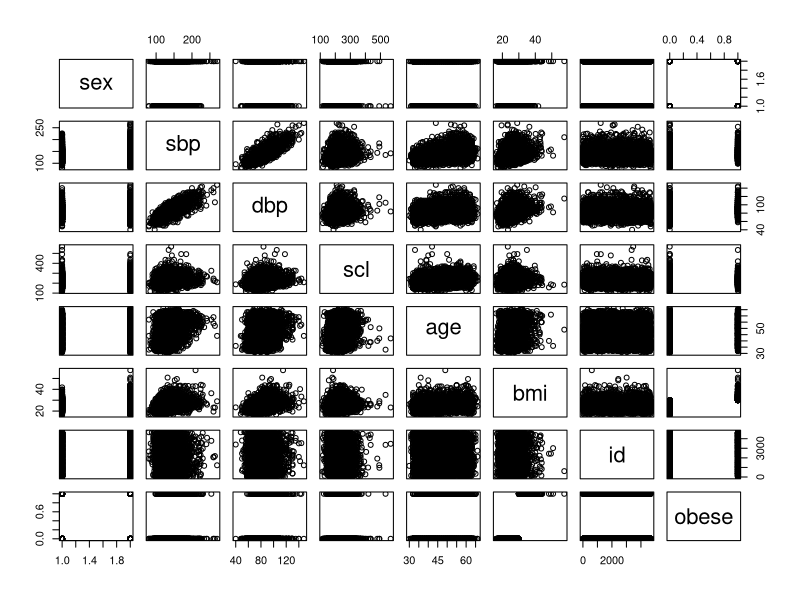
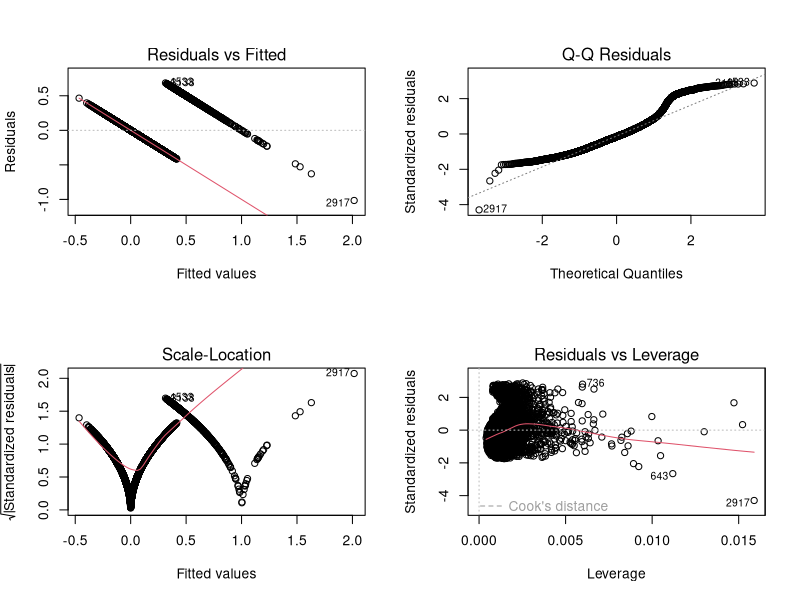
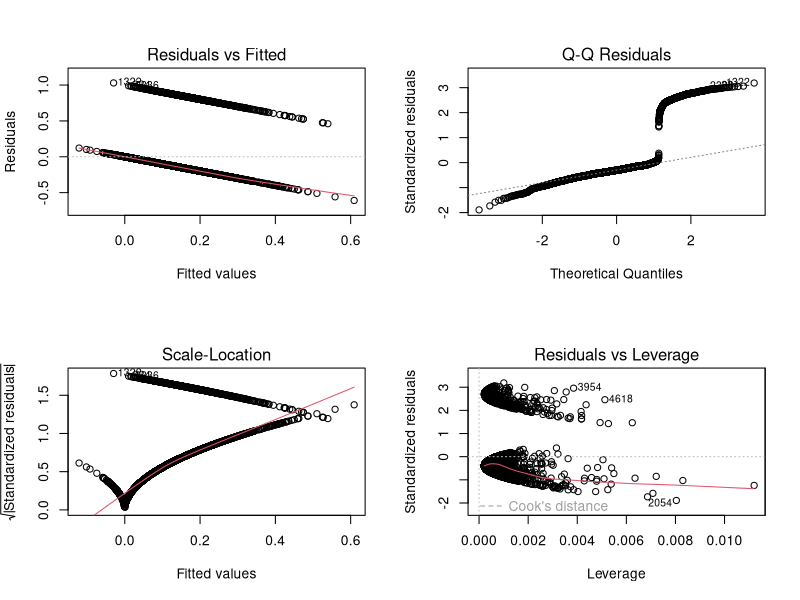

The R script that drew these images, in order:
data <- read.csv("obese.csv")
summary(data)
model <- lm(data$obese ~ data$sex + data$sbp + data$dbp + data$scl + data$age + data$bmi)
plot(data)
summary(model)
resid(model)
fitted(model)
par(mfrow = c(2,2))
plot(model)
model <- lm(data$obese ~ data$sbp + data$dbp)
summary(model)
plot(model)